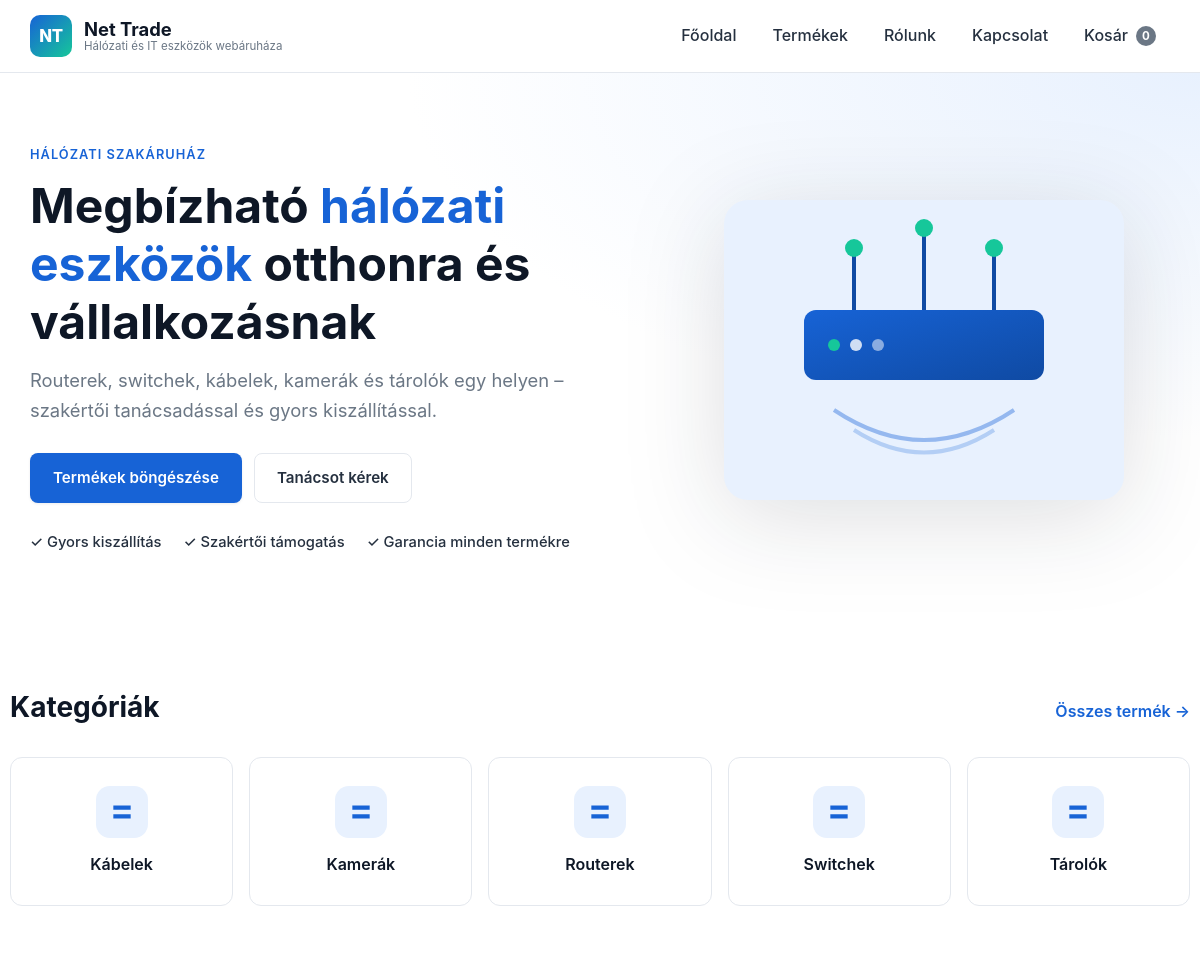
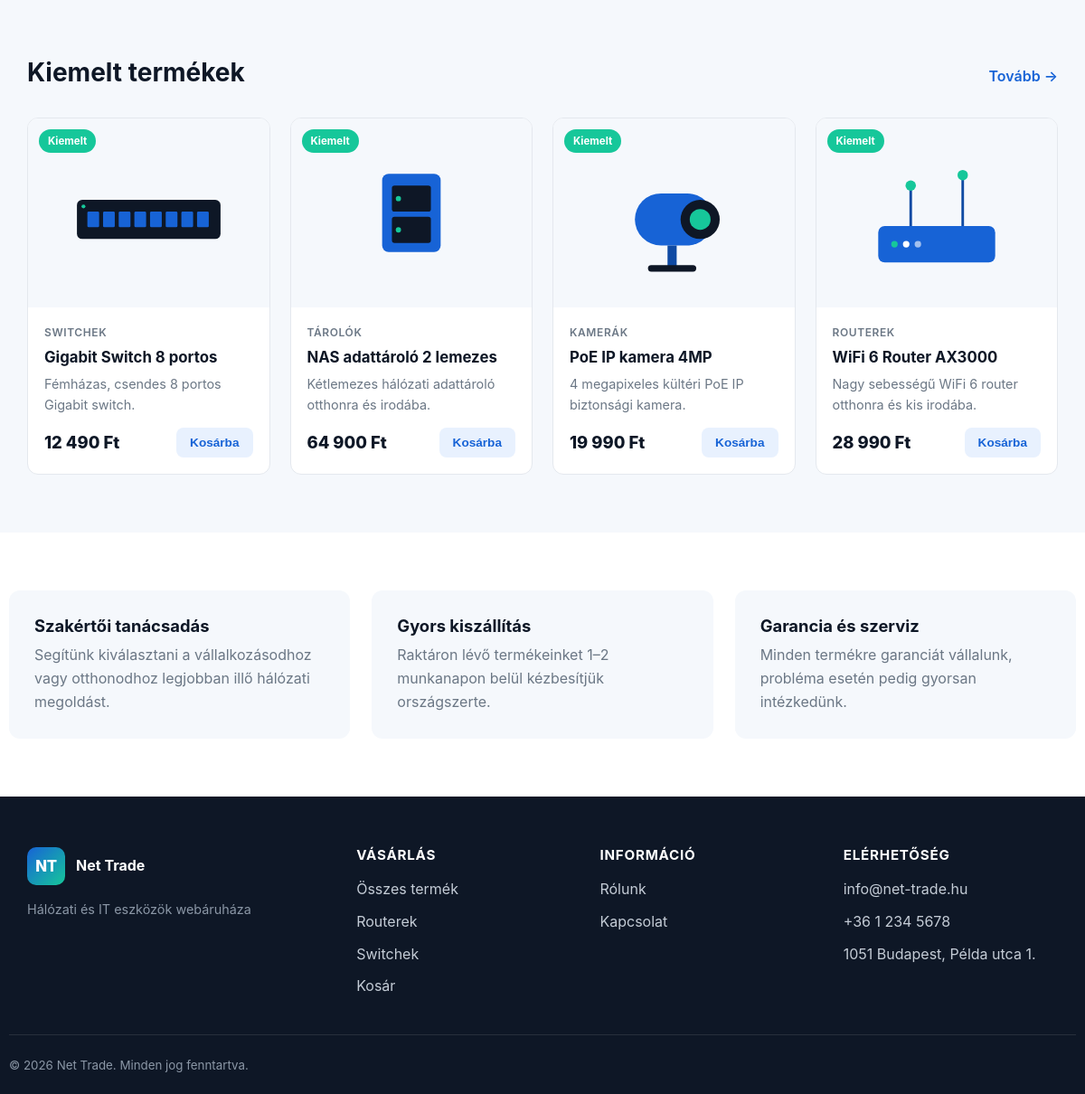
The page / on the database its author committed (2 pictures, top to bottom).
### tables this page shows
CREATE TABLE IF NOT EXISTS categories (
    id    INT AUTO_INCREMENT PRIMARY KEY,
    slug  VARCHAR(80) NOT NULL UNIQUE,
    name  VARCHAR(120) NOT NULL,
    icon  VARCHAR(40) DEFAULT NULL
);

CREATE TABLE IF NOT EXISTS products (
    id          INT AUTO_INCREMENT PRIMARY KEY,
    category_id INT DEFAULT NULL,
    slug        VARCHAR(140) NOT NULL UNIQUE,
    name        VARCHAR(200) NOT NULL,
    short       VARCHAR(300) DEFAULT NULL,
    description TEXT,
    price       DECIMAL(10,2) NOT NULL DEFAULT 0,
    image       VARCHAR(140) DEFAULT 'placeholder.svg',
    stock       INT NOT NULL DEFAULT 0,
    featured    TINYINT(1) NOT NULL DEFAULT 0,
    active      TINYINT(1) NOT NULL DEFAULT 1,
    created_at  TIMESTAMP DEFAULT CURRENT_TIMESTAMP,
    CONSTRAINT fk_products_category FOREIGN KEY (category_id)
        REFERENCES categories (id) ON DELETE SET NULL
);

### app/Models/Category.php (called while the page is built, shortened)
<?php
final class Category
{
    public static function all(): array
    {
        $pdo = Database::getConnection();
        $stmt = $pdo->query('SELECT * FROM categories ORDER BY name ASC');
        return $stmt ? $stmt->fetchAll() : self::demo();
    }
}

### public/index.php (called while the page is built, shortened)
<?php
spl_autoload_register(static function (string $class): void {
    $prefix = 'App\\';
    $relative = substr($class, strlen($prefix));
    $file = dirname(__DIR__) . '/app/' . str_replace('\\', '/', $relative) . '.php';
});
$config = require dirname(__DIR__) . '/config/config.php';
$router = new Router();
$router->get('/', static function (): string {
    return View::render('home', [
        'title'      => null,
        'categories' => Category::all(),
        'featured'   => Product::featured(),
    ]);
});
$router->get('/termekek', static function (): string {
    $cat = isset($_GET['kategoria']) ? (string) $_GET['kategoria'] : null;
    $q   = isset($_GET['kereses']) ? trim((string) $_GET['kereses']) : null;
    return View::render('products/index', [
        'title'      => 'Termékek',
        'categories' => Category::all(),
        'products'   => Product::all($cat, $q),
        'activeCat'  => $cat,
        'search'     => $q,
    ]);
});
$router->get('/termek/{slug}', static function (array $params): string {
    $product = Product::findBySlug($params['slug']);
    if ($product === null) {
        http_response_code(404);
        return View::render('errors/404', ['title' => 'A termék nem található']);
    }
    return View::render('products/show', [
        'title'   => $product['name'],
        'product' => $product,
    ]);
});
$router->get('/kosar', static function (): string {
    return View::render('cart/index', [
        'title' => 'Kosár',
        'cart'  => Cart::detailed(),
    ]);
});
$router->post('/kosar/hozzaad', static function (): string {
    $id  = (int) ($_POST['product_id'] ?? 0);
    $qty = (int) ($_POST['qty'] ?? 1);
    if ($id > 0) {
        Cart::add($id, $qty);
    }
    redirect('/kosar');
    return '';
});
$router->post('/kosar/frissit', static function (): string {
    foreach (($_POST['qty'] ?? []) as $id => $qty) {
        Cart::update((int) $id, (int) $qty);
    }
    redirect('/kosar');
    return '';
});
$router->post('/kosar/torol', static function (): string {
    Cart::remove((int) ($_POST['product_id'] ?? 0));
    redirect('/kosar');
    return '';
});
$router->get('/penztar', static function (): string {
    return View::render('cart/checkout', [
        'title' => 'Pénztár',
        'cart'  => Cart::detailed(),
    ]);
});
$router->post('/penztar', static function (): string {
    $cart = Cart::detailed();
    if (empty($cart['lines'])) {
        redirect('/kosar');
        return '';
    }
    Cart::clear();
    return View::render('cart/success', [
        'title' => 'Sikeres rendelés',
        'name'  => trim((string) ($_POST['name'] ?? '')),
    ]);
});
$router->get('/kapcsolat', static function (): string {
    return View::render('contact', ['title' => 'Kapcsolat']);
});
$router->post('/kapcsolat', static function (): string {
    return View::render('contact', [
        'title' => 'Kapcsolat',
        'sent'  => true,
        'name'  => trim((string) ($_POST['name'] ?? '')),
    ]);
});
$router->get('/rolunk', static function (): string {
    return View::render('about', ['title' => 'Rólunk']);
});
$router->dispatch($_SERVER['REQUEST_METHOD'], $_SERVER['REQUEST_URI']);

### app/Models/Product.php (called while the page is built, shortened)
<?php
final class Product
{
    public static function all(?string $categorySlug = null, ?string $search = null): array
    {
        $pdo = Database::getConnection();
        $sql = 'SELECT p.*, c.slug AS category_slug, c.name AS category_name
                FROM products p
                LEFT JOIN categories c ON c.id = p.category_id
                WHERE p.active = 1';
        $params = [];
        $sql .= ' ORDER BY p.featured DESC, p.name ASC';
        $stmt = $pdo->prepare($sql);
        $stmt->execute($params);
        return $stmt->fetchAll();
    }
    public static function featured(int $limit = 6): array
    {
        $all = self::all();
        $featured = array_values(array_filter($all, static fn ($p) => !empty($p['featured'])));
        return array_slice($featured ?: $all, 0, $limit);
    }
}

### config/config.php (called while the page is built)
<?php
return [
    'app' => [
        'name'     => getenv('APP_NAME') ?: 'Net Trade',
        'tagline'  => 'Hálózati és IT eszközök webáruháza',
        'url'      => getenv('APP_URL') ?: 'http://localhost:8000',
        'env'      => getenv('APP_ENV') ?: 'local',
        'debug'    => filter_var(getenv('APP_DEBUG') ?: 'true', FILTER_VALIDATE_BOOL),
        'currency' => 'Ft',
    ],
    'contact' => [
        'email'   => 'info@net-trade.hu',
        'phone'   => '+36 1 234 5678',
        'address' => '1051 Budapest, Példa utca 1.',
    ],
    'database' => [
        'driver'   => getenv('DB_DRIVER') ?: 'mysql',
        'host'     => getenv('DB_HOST') ?: '127.0.0.1',
        'port'     => getenv('DB_PORT') ?: '3306',
        'name'     => getenv('DB_NAME') ?: 'net_trade',
        'user'     => getenv('DB_USER') ?: 'root',
        'password' => getenv('DB_PASSWORD') ?: '',
        'charset'  => 'utf8mb4',
    ],
];

### app/Core/View.php (called while the page is built, shortened)
<?php
final class View
{
    public static function render(string $template, array $data = [], string $layout = 'main'): string
    {
        $config = require dirname(__DIR__, 2) . '/config/config.php';
        $data['config'] = $config;
        $content = self::capture("Views/{$template}", $data);
        $data['content'] = $content;
        return self::capture("Views/layouts/{$layout}", $data);
    }
    private static function capture(string $path, array $data): string
    {
        $file = dirname(__DIR__) . '/' . $path . '.php';
        extract($data, EXTR_SKIP);
        include $file;
        return (string) ob_get_clean();
    }
    public static function e(?string $value): string
    {
        return htmlspecialchars($value ?? '', ENT_QUOTES | ENT_SUBSTITUTE, 'UTF-8');
    }
    public static function price(float|int $amount, string $currency = 'Ft'): string
    {
        return number_format((float) $amount, 0, ',', ' ') . ' ' . $currency;
    }
}

### app/Core/Cart.php (called while the page is built, shortened)
<?php
final class Cart
{
    public static function items(): array
    {
        return $_SESSION[self::KEY] ?? [];
    }
    public static function count(): int
    {
        return array_sum(self::items());
    }
}

### app/Views/partials/product-card.php (the view, shortened to what this page needs)
<?php
$currency = $config['app']['currency'];
?>
<article class="product-card">
    <a href="/termek/<?= View::e($product['slug']) ?>" class="product-card__media">
        <img src="/assets/img/products/<?= View::e($product['image'] ?? 'placeholder.svg') ?>"
             alt="<?= View::e($product['name']) ?>" loading="lazy" width="320" height="220">
        <?php if (!empty($product['featured'])): ?>
            <span class="badge badge--featured">Kiemelt</span>
        <?php endif; ?>
    </a>
    <div class="product-card__body">
        <span class="product-card__cat"><?= View::e($product['category_name'] ?? '') ?></span>
        <h3 class="product-card__title">
            <a href="/termek/<?= View::e($product['slug']) ?>"><?= View::e($product['name']) ?></a>
        </h3>
        <p class="product-card__desc"><?= View::e($product['short'] ?? $product['description'] ?? '') ?></p>
        <div class="product-card__foot">
            <span class="price"><?= View::price((float) $product['price'], $currency) ?></span>
            <form method="post" action="/kosar/hozzaad">
                <button type="submit" class="btn btn--small">Kosárba</button>
            </form>
        </div>
    </div>
</article>

### app/Core/Router.php (shortened to what this page needs)
<?php
final class Router
{
    private array $routes = ['GET' => [], 'POST' => []];
    public function get(string $pattern, callable $handler): void
    {
        $this->routes['GET'][$pattern] = $handler;
    }
    public function post(string $pattern, callable $handler): void
    {
        $this->routes['POST'][$pattern] = $handler;
    }
    public function dispatch(string $method, string $uri): void
    {
        $path = '/' . trim(parse_url($uri, PHP_URL_PATH) ?? '/', '/');
        $path = $path === '//' ? '/' : $path;
        foreach ($this->routes[$method] ?? [] as $pattern => $handler) {
            $regex = '#^' . preg_replace('#\{([a-z_]+)\}#', '(?P<$1>[^/]+)', $pattern) . '$#';
            if (preg_match($regex, $path, $matches)) {
                $params = array_filter($matches, 'is_string', ARRAY_FILTER_USE_KEY);
                echo $handler($params);
                return;
            }
        }
    }
}

### app/Views/home.php (shortened to what this page needs)
<section class="hero">
    <div class="container hero-inner">
        <div class="hero-copy">
            <p class="eyebrow">Hálózati szakáruház</p>
            <h1>Megbízható <span>hálózati eszközök</span> otthonra és vállalkozásnak</h1>
            <p class="lead">Routerek, switchek, kábelek, kamerák és tárolók egy helyen – szakértői tanácsadással és gyors kiszállítással.</p>
            <div class="hero-actions">
                <a href="/termekek" class="btn btn--primary">Termékek böngészése</a>
                <a href="/kapcsolat" class="btn btn--ghost">Tanácsot kérek</a>
            </div>
            <ul class="hero-usps">
                <li>✓ Gyors kiszállítás</li>
                <li>✓ Szakértői támogatás</li>
                <li>✓ Garancia minden termékre</li>
            </ul>
        </div>
        <div class="hero-art" aria-hidden="true">
            <img src="/assets/img/hero.svg" alt="" width="480" height="380">
        </div>
    </div>
</section>
<section class="section container">
    <div class="section-head">
        <h2>Kategóriák</h2>
        <a href="/termekek" class="link-arrow">Összes termék →</a>
    </div>
    <div class="category-grid">
        <?php foreach ($categories as $cat): ?>
            <a href="/termekek?kategoria=<?= View::e($cat['slug']) ?>" class="category-card">
                <span class="category-card__icon" data-icon="<?= View::e($cat['icon'] ?? '') ?>"></span>
                <span class="category-card__name"><?= View::e($cat['name']) ?></span>
            </a>
        <?php endforeach; ?>
    </div>
</section>
<section class="section section--alt">
    <div class="container">
        <div class="section-head">
            <h2>Kiemelt termékek</h2>
            <a href="/termekek" class="link-arrow">Tovább →</a>
        </div>
        <div class="product-grid">
            <?php foreach ($featured as $product): ?>
                <?php include dirname(__DIR__) . '/Views/partials/product-card.php'; ?>
            <?php endforeach; ?>
        </div>
    </div>
</section>
<section class="section container">
    <div class="feature-row">
        <div class="feature">
            <h3>Szakértői tanácsadás</h3>
            <p>Segítünk kiválasztani a vállalkozásodhoz vagy otthonodhoz legjobban illő hálózati megoldást.</p>
        </div>
        <div class="feature">
            <h3>Gyors kiszállítás</h3>
            <p>Raktáron lévő termékeinket 1–2 munkanapon belül kézbesítjük országszerte.</p>
        </div>
        <div class="feature">
            <h3>Garancia és szerviz</h3>
            <p>Minden termékre garanciát vállalunk, probléma esetén pedig gyorsan intézkedünk.</p>
        </div>
    </div>
</section>

### app/Views/layouts/main.php (shortened to what this page needs)
<?php
$appName = $config['app']['name'];
?>
<!DOCTYPE html>
<html lang="hu">
<head>
    <link rel="stylesheet" href="/assets/css/style.css">
</head>
<body>
<?php include dirname(__DIR__) . '/partials/header.php'; ?>
<main>
    <?= $content ?>
</main>
<?php include dirname(__DIR__) . '/partials/footer.php'; ?>
</body>
</html>

### app/Views/partials/header.php (shortened to what this page needs)
<?php
$count = Cart::count();
?>
<header class="site-header" data-header>
    <div class="container header-inner">
        <a href="/" class="brand" aria-label="<?= View::e($config['app']['name']) ?> főoldal">
            <span class="brand-mark">NT</span>
            <span class="brand-text">
                <strong><?= View::e($config['app']['name']) ?></strong>
                <small><?= View::e($config['app']['tagline']) ?></small>
            </span>
        </a>
        <nav class="main-nav" data-nav>
            <a href="/">Főoldal</a>
            <a href="/termekek">Termékek</a>
            <a href="/rolunk">Rólunk</a>
            <a href="/kapcsolat">Kapcsolat</a>
            <a href="/kosar" class="cart-link">
                Kosár
                <span class="cart-badge<?= $count ? '' : ' is-empty' ?>" data-cart-count><?= $count ?></span>
            </a>
        </nav>
    </div>
</header>

### app/Views/partials/footer.php (shortened to what this page needs)
<?php
$contact = $config['contact'];
?>
<footer class="site-footer">
    <div class="container footer-grid">
        <div>
            <div class="brand brand--footer">
                <span class="brand-mark">NT</span>
                <strong><?= View::e($config['app']['name']) ?></strong>
            </div>
            <p class="footer-tagline"><?= View::e($config['app']['tagline']) ?></p>
        </div>
        <div>
            <h4>Vásárlás</h4>
            <ul>
                <li><a href="/termekek">Összes termék</a></li>
                <li><a href="/termekek?kategoria=routerek">Routerek</a></li>
                <li><a href="/termekek?kategoria=switchek">Switchek</a></li>
                <li><a href="/kosar">Kosár</a></li>
            </ul>
        </div>
        <div>
            <h4>Információ</h4>
            <ul>
                <li><a href="/rolunk">Rólunk</a></li>
                <li><a href="/kapcsolat">Kapcsolat</a></li>
            </ul>
        </div>
        <div>
            <h4>Elérhetőség</h4>
            <ul class="footer-contact">
                <li><a href="mailto:<?= View::e($contact['email']) ?>"><?= View::e($contact['email']) ?></a></li>
                <li><a href="tel:<?= View::e(str_replace(' ', '', $contact['phone'])) ?>"><?= View::e($contact['phone']) ?></a></li>
                <li><?= View::e($contact['address']) ?></li>
            </ul>
        </div>
    </div>
    <div class="container footer-bottom">
        <small>&copy; <?= date('Y') ?> <?= View::e($config['app']['name']) ?>. Minden jog fenntartva.</small>
    </div>
</footer>

### rows shown on the page
categories: name "Kábelek"
categories: name "Kamerák"
categories: name "Routerek"
categories: name "Switchek"
categories: name "Tárolók"
products: image (picture), featured "Kiemelt", category.name "SWITCHEK", name "Gigabit Switch 8 portos", short "Fémházas, csendes 8 portos Gigabit switch.", price "12 490 Ft"
products: image (picture), featured "Kiemelt", category.name "TÁROLÓK", name "NAS adattároló 2 lemezes", short "Kétlemezes hálózati adattároló otthonra és irodába.", price "64 900 Ft"
products: image (picture), featured "Kiemelt", category.name "KAMERÁK", name "PoE IP kamera 4MP", short "4 megapixeles kültéri PoE IP biztonsági kamera.", price "19 990 Ft"
products: image (picture), featured "Kiemelt", category.name "ROUTEREK", name "WiFi 6 Router AX3000", short "Nagy sebességű WiFi 6 router otthonra és kis irodába.", price "28 990 Ft"
